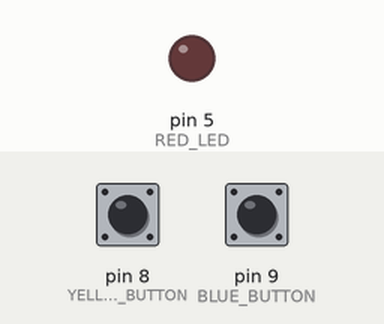
Recording of a sketch running on a simulated Arduino Uno, built with avr-gcc and run on an emulated ATmega328P. On the bench: output pins drawn as LEDs (lit = HIGH). The test bench sets the inputs (shaded band); at power-on: pin 9 (BLUE_BUTTON) HIGH, pin 8 (YELLOW_BUTTON) HIGH.

Above: at 1.2 s.
1.3 s: pin 9 (BLUE_BUTTON) pulled LOW for 0.15 s
At 1.9 s:
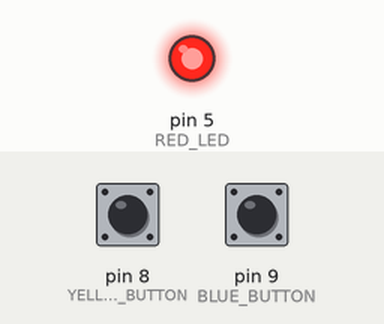
2.9 s: pin 8 (YELLOW_BUTTON) pulled LOW for 0.15 s
At 4.1 s:
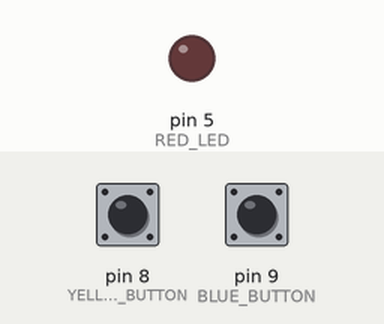
4.5 s: pin 9 (BLUE_BUTTON) pulled LOW for 1 s
At 5.5 s:
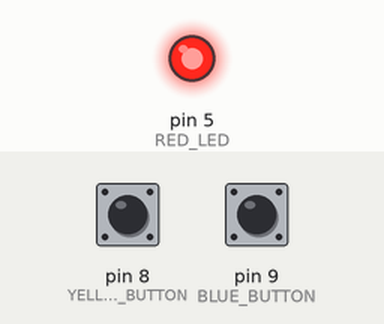
Timing chart, 0 to 7.5 s (numbered marks = the images above; inputs shaded):
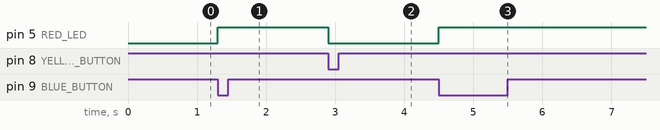

The sketch:

Digital_Inout_Outout.ino
```cpp
#define BLUE_BUTTON 9    //push switch. Push LED ON
#define YELLOW_BUTTON 8  //push switch. Push LED OFF
#define RED_LED 5         //LED Light

void setup()
{
pinMode(RED_LED, OUTPUT);
pinMode(YELLOW_BUTTON, INPUT_PULLUP);
pinMode(BLUE_BUTTON, INPUT_PULLUP);
digitalWrite(RED_LED, LOW);   //LED is initialize Light OFF
Serial.begin(115200);     //Sireal monitor initialize
}

void loop() {
  // put your main code here, to run repeatedly:
int iBB;   //BLUE_BUTTONの出力
int iYB ;  //YELLOW_BUTTONの出力

iBB = digitalRead(BLUE_BUTTON);     //iBBに青色配線のpush buttonの出力を代入
iYB = digitalRead(YELLOW_BUTTON);   //iYBに黄色配線のpush buttonの出力を代入

if(iBB == HIGH && iYB == LOW){   //黄色配線ボタンのみ押されている時
    digitalWrite(RED_LED, LOW);     //LED OFF
  }else if(iBB == LOW && iYB == HIGH){   //青色配線ボタンのみ押されている時
    digitalWrite(RED_LED, HIGH);     //LED ON
  }
}
```

Measured:
- after the input at 1.3 s, pin 5 (RED_LED): LOW → HIGH at once
- after the input at 2.9 s, pin 5 (RED_LED): HIGH → LOW at once
- after the input at 4.5 s, pin 5 (RED_LED): LOW → HIGH at once
